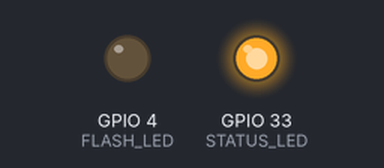
Simulated run of this sketch. Board: ESP32. Parts: output pins drawn as LEDs (lit = HIGH). WiFi joins after 1.5 s; servers stay silent unless stated; the camera gives no picture; what the sketch prints to the serial monitor is not drawn.

Above: at 5.3 s.
At 7.93 s:
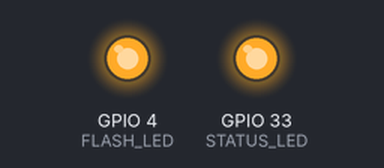
Timing chart, 0 to 9.3 s (numbered marks = the images above):
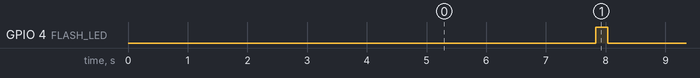

The sketch:

democamtest.ino
```cpp
/*
 * ============================================================
 *  DEMO CAM TEST — Minimal stream + LED blink
 * ============================================================
 *  Purpose: Test if ESP32-CAM hardware works.
 *  - Connects to WiFi
 *  - Starts MJPEG stream on port 80
 *  - Blinks flash LED every 5 seconds
 *
 *  Board: AI Thinker ESP32-CAM
 *  Partition: Huge APP (3MB No OTA / 1MB SPIFFS)
 * ============================================================
 */

#include <WiFi.h>
#include "esp_camera.h"
#include "esp_http_server.h"

// ============================================================
//  WIFI — change these to match your hotspot
// ============================================================
const char* WIFI_SSID = "aliswork";
const char* WIFI_PASS = "12345678";

IPAddress staticIP(192, 168, 137, 159);
IPAddress gateway(192, 168, 137, 1);
IPAddress subnet(255, 255, 255, 0);

// ============================================================
//  AI Thinker ESP32-CAM pins
// ============================================================
#define FLASH_LED 4
#define STATUS_LED 33

#define PWDN_GPIO_NUM     32
#define RESET_GPIO_NUM    -1
#define XCLK_GPIO_NUM      0
#define SIOD_GPIO_NUM     26
#define SIOC_GPIO_NUM     27
#define Y9_GPIO_NUM       35
#define Y8_GPIO_NUM       34
#define Y7_GPIO_NUM       39
#define Y6_GPIO_NUM       36
#define Y5_GPIO_NUM       21
#define Y4_GPIO_NUM       19
#define Y3_GPIO_NUM       18
#define Y2_GPIO_NUM        5
#define VSYNC_GPIO_NUM    25
#define HREF_GPIO_NUM     23
#define PCLK_GPIO_NUM     22

// ============================================================
//  GLOBALS
// ============================================================
httpd_handle_t stream_httpd = NULL;
unsigned long lastBlink = 0;

// ============================================================
//  MJPEG STREAM — /stream on port 80
// ============================================================
#define PART_BOUNDARY "123456789000000000000987654321"
static const char* STREAM_CONTENT_TYPE = "multipart/x-mixed-replace;boundary=" PART_BOUNDARY;
static const char* STREAM_BOUNDARY = "\r\n--" PART_BOUNDARY "\r\n";
static const char* STREAM_PART = "Content-Type: image/jpeg\r\nContent-Length: %u\r\n\r\n";

esp_err_t stream_handler(httpd_req_t *req) {
  camera_fb_t *fb = NULL;
  esp_err_t res = ESP_OK;
  char part_buf[128];

  Serial.println("STREAM: Client connected!");

  res = httpd_resp_set_type(req, STREAM_CONTENT_TYPE);
  if (res != ESP_OK) return res;
  httpd_resp_set_hdr(req, "Access-Control-Allow-Origin", "*");

  while (true) {
    fb = esp_camera_fb_get();
    if (!fb) {
      Serial.println("ERROR: Camera capture failed");
      res = ESP_FAIL;
      break;
    }

    res = httpd_resp_send_chunk(req, STREAM_BOUNDARY, strlen(STREAM_BOUNDARY));
    if (res == ESP_OK) {
      size_t hlen = snprintf(part_buf, sizeof(part_buf), STREAM_PART, fb->len);
      res = httpd_resp_send_chunk(req, part_buf, hlen);
    }
    if (res == ESP_OK) {
      res = httpd_resp_send_chunk(req, (const char*)fb->buf, fb->len);
    }

    esp_camera_fb_return(fb);
    fb = NULL;

    if (res != ESP_OK) break;
  }

  Serial.println("STREAM: Client disconnected.");
  return res;
}

// ============================================================
//  CAMERA INIT
// ============================================================
bool initCamera() {
  camera_config_t config;
  config.ledc_channel = LEDC_CHANNEL_0;
  config.ledc_timer = LEDC_TIMER_0;
  config.pin_d0 = Y2_GPIO_NUM;
  config.pin_d1 = Y3_GPIO_NUM;
  config.pin_d2 = Y4_GPIO_NUM;
  config.pin_d3 = Y5_GPIO_NUM;
  config.pin_d4 = Y6_GPIO_NUM;
  config.pin_d5 = Y7_GPIO_NUM;
  config.pin_d6 = Y8_GPIO_NUM;
  config.pin_d7 = Y9_GPIO_NUM;
  config.pin_xclk = XCLK_GPIO_NUM;
  config.pin_pclk = PCLK_GPIO_NUM;
  config.pin_vsync = VSYNC_GPIO_NUM;
  config.pin_href = HREF_GPIO_NUM;
  config.pin_sccb_sda = SIOD_GPIO_NUM;
  config.pin_sccb_scl = SIOC_GPIO_NUM;
  config.pin_pwdn = PWDN_GPIO_NUM;
  config.pin_reset = RESET_GPIO_NUM;
  config.xclk_freq_hz = 20000000;
  config.pixel_format = PIXFORMAT_JPEG;

  if (psramFound()) {
    Serial.println("PSRAM found! Using QVGA + 2 buffers.");
    config.frame_size = FRAMESIZE_QVGA;
    config.jpeg_quality = 15;
    config.fb_count = 2;
    config.grab_mode = CAMERA_GRAB_LATEST;
  } else {
    Serial.println("WARNING: No PSRAM! Using QQVGA + 1 buffer.");
    config.frame_size = FRAMESIZE_QQVGA;
    config.jpeg_quality = 15;
    config.fb_count = 1;
  }

  esp_err_t err = esp_camera_init(&config);
  if (err != ESP_OK) {
    Serial.printf("ERROR: Camera init failed with error 0x%x\n", err);
    return false;
  }

  Serial.println("OK: Camera initialized.");
  return true;
}

// ============================================================
//  SETUP
// ============================================================
void setup() {
  Serial.begin(115200);
  delay(1000);

  Serial.println("\n========================================");
  Serial.println("  DEMO CAM TEST - Stream + LED Blink");
  Serial.println("========================================");

  // LED pins only — no motor pins to avoid conflicts
  pinMode(FLASH_LED, OUTPUT);
  digitalWrite(FLASH_LED, LOW);
  pinMode(STATUS_LED, OUTPUT);
  digitalWrite(STATUS_LED, LOW);  // ON = booting

  // Camera
  Serial.println("Step 1: Init camera...");
  if (!initCamera()) {
    Serial.println("FATAL: Camera failed. Halting.");
    while (true) { delay(1000); }
  }

  // WiFi
  Serial.println("Step 2: Connecting to WiFi...");
  WiFi.mode(WIFI_STA);
  WiFi.setSleep(false);

  if (!WiFi.config(staticIP, gateway, subnet)) {
    Serial.println("WARNING: Static IP config failed.");
  }

  WiFi.begin(WIFI_SSID, WIFI_PASS);
  int tries = 0;
  while (WiFi.status() != WL_CONNECTED && tries < 40) {
    delay(500);
    Serial.print(".");
    tries++;
  }

  if (WiFi.status() != WL_CONNECTED) {
    Serial.println("\nFATAL: WiFi failed. Halting.");
    while (true) { delay(1000); }
  }

  Serial.println("\nOK: WiFi connected!");
  Serial.print("  IP:     "); Serial.println(WiFi.localIP());
  Serial.print("  MAC:    "); Serial.println(WiFi.macAddress());
  Serial.print("  Stream: http://"); Serial.print(WiFi.localIP()); Serial.println("/stream");

  // Start stream server
  Serial.println("Step 3: Starting stream server...");
  httpd_config_t httpConfig = HTTPD_DEFAULT_CONFIG();
  httpConfig.server_port = 80;
  httpConfig.ctrl_port = 32768;

  static httpd_uri_t stream_uri;
  stream_uri.uri = "/stream";
  stream_uri.method = HTTP_GET;
  stream_uri.handler = stream_handler;
  stream_uri.user_ctx = NULL;

  if (httpd_start(&stream_httpd, &httpConfig) == ESP_OK) {
    httpd_register_uri_handler(stream_httpd, &stream_uri);
    Serial.println("OK: Stream server on port 80.");
  } else {
    Serial.println("FATAL: Stream server failed.");
    while (true) { delay(1000); }
  }

  digitalWrite(STATUS_LED, HIGH);  // OFF = ready
  Serial.println("\n*** ALL OK — Board is working! ***");
  Serial.println("Open the stream URL in your browser.");
  Serial.println("Flash LED will blink every 5 seconds.\n");

  lastBlink = millis();
}

// ============================================================
//  LOOP — just blink LED every 5 seconds
// ============================================================
void loop() {
  if (millis() - lastBlink >= 5000) {
    lastBlink = millis();
    Serial.println("BLINK!");
    digitalWrite(FLASH_LED, HIGH);
    delay(200);
    digitalWrite(FLASH_LED, LOW);
  }
  delay(10);
}
```

Measured:
- by itself, GPIO 4 (FLASH_LED): alternates HIGH for 0.20 s and LOW for 4.8 s
